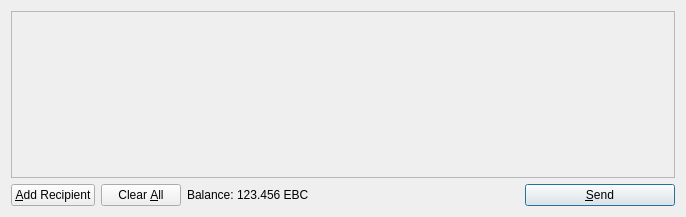
<?xml version="1.0" encoding="UTF-8"?>
<ui version="4.0">
 <class>SendCoinsDialog</class>
 <widget class="QDialog" name="SendCoinsDialog">
  <property name="geometry">
   <rect>
    <x>0</x>
    <y>0</y>
    <width>686</width>
    <height>217</height>
   </rect>
  </property>
  <property name="windowTitle">
   <string>Send Coins</string>
  </property>
  <layout class="QVBoxLayout" name="verticalLayout">
   <item>
    <widget class="QScrollArea" name="scrollArea">
     <property name="widgetResizable">
      <bool>true</bool>
     </property>
     <widget class="QWidget" name="scrollAreaWidgetContents">
      <property name="geometry">
       <rect>
        <x>0</x>
        <y>0</y>
        <width>666</width>
        <height>165</height>
       </rect>
      </property>
      <layout class="QVBoxLayout" name="verticalLayout_2">
       <property name="margin">
        <number>0</number>
       </property>
       <item>
        <layout class="QVBoxLayout" name="entries">
         <property name="spacing">
          <number>6</number>
         </property>
        </layout>
       </item>
       <item>
        <spacer name="verticalSpacer">
         <property name="orientation">
          <enum>Qt::Vertical</enum>
         </property>
         <property name="sizeHint" stdset="0">
          <size>
           <width>20</width>
           <height>40</height>
          </size>
         </property>
        </spacer>
       </item>
      </layout>
     </widget>
    </widget>
   </item>
   <item>
    <layout class="QHBoxLayout" name="horizontalLayout">
     <item>
      <widget class="QPushButton" name="addButton">
       <property name="toolTip">
        <string>Send to multiple recipients at once</string>
       </property>
       <property name="text">
        <string>&amp;Add Recipient</string>
       </property>
       <property name="icon">
        <iconset resource="../bitcoin.qrc">
         <normaloff>:/icons/add</normaloff>:/icons/add</iconset>
       </property>
       <property name="autoDefault">
        <bool>false</bool>
       </property>
      </widget>
     </item>
     <item>
      <widget class="QPushButton" name="clearButton">
       <property name="sizePolicy">
        <sizepolicy hsizetype="Minimum" vsizetype="Fixed">
         <horstretch>0</horstretch>
         <verstretch>0</verstretch>
        </sizepolicy>
       </property>
       <property name="toolTip">
        <string>Remove all transaction fields</string>
       </property>
       <property name="text">
        <string>Clear &amp;All</string>
       </property>
       <property name="icon">
        <iconset resource="../bitcoin.qrc">
         <normaloff>:/icons/remove</normaloff>:/icons/remove</iconset>
       </property>
       <property name="autoRepeatDelay">
        <number>300</number>
       </property>
       <property name="autoDefault">
        <bool>false</bool>
       </property>
      </widget>
     </item>
     <item>
      <layout class="QHBoxLayout" name="horizontalLayout_2">
       <property name="spacing">
        <number>3</number>
       </property>
       <item>
        <widget class="QLabel" name="label">
         <property name="text">
          <string>Balance:</string>
         </property>
        </widget>
       </item>
       <item>
        <widget class="QLabel" name="labelBalance">
         <property name="cursor">
          <cursorShape>IBeamCursor</cursorShape>
         </property>
         <property name="text">
          <string>123.456 EBC</string>
         </property>
         <property name="textInteractionFlags">
          <set>Qt::LinksAccessibleByMouse|Qt::TextSelectableByKeyboard|Qt::TextSelectableByMouse</set>
         </property>
        </widget>
       </item>
      </layout>
     </item>
     <item>
      <spacer name="horizontalSpacer">
       <property name="orientation">
        <enum>Qt::Horizontal</enum>
       </property>
       <property name="sizeHint" stdset="0">
        <size>
         <width>40</width>
         <height>20</height>
        </size>
       </property>
      </spacer>
     </item>
     <item>
      <widget class="QPushButton" name="sendButton">
       <property name="minimumSize">
        <size>
         <width>150</width>
         <height>0</height>
        </size>
       </property>
       <property name="toolTip">
        <string>Confirm the send action</string>
       </property>
       <property name="text">
        <string>&amp;Send</string>
       </property>
       <property name="icon">
        <iconset resource="../bitcoin.qrc">
         <normaloff>:/icons/send</normaloff>:/icons/send</iconset>
       </property>
       <property name="default">
        <bool>true</bool>
       </property>
      </widget>
     </item>
    </layout>
   </item>
  </layout>
 </widget>
 <resources>
  <include location="../bitcoin.qrc"/>
 </resources>
 <connections/>
</ui>
